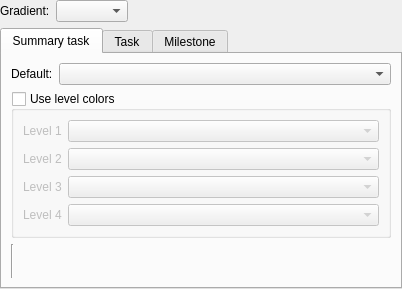
<?xml version="1.0" encoding="UTF-8"?>
<ui version="4.0">
 <class>KPlato::ColorsConfigPanel</class>
 <widget class="QWidget" name="KPlato::ColorsConfigPanel">
  <property name="geometry">
   <rect>
    <x>0</x>
    <y>0</y>
    <width>402</width>
    <height>289</height>
   </rect>
  </property>
  <property name="sizePolicy">
   <sizepolicy hsizetype="Minimum" vsizetype="Preferred">
    <horstretch>0</horstretch>
    <verstretch>0</verstretch>
   </sizepolicy>
  </property>
  <layout class="QVBoxLayout" name="verticalLayout">
   <property name="margin">
    <number>0</number>
   </property>
   <item>
    <layout class="QHBoxLayout" name="horizontalLayout">
     <item>
      <widget class="QLabel" name="label_9">
       <property name="text">
        <string>Gradient:</string>
       </property>
      </widget>
     </item>
     <item>
      <widget class="KComboBox" name="kcfg_ColorGradientType"/>
     </item>
     <item>
      <spacer name="horizontalSpacer">
       <property name="orientation">
        <enum>Qt::Horizontal</enum>
       </property>
       <property name="sizeHint" stdset="0">
        <size>
         <width>40</width>
         <height>20</height>
        </size>
       </property>
      </spacer>
     </item>
    </layout>
   </item>
   <item>
    <widget class="QTabWidget" name="ui_colors">
     <property name="currentIndex">
      <number>0</number>
     </property>
     <widget class="QWidget" name="tab">
      <attribute name="title">
       <string comment="@title:tab">Summary task</string>
      </attribute>
      <layout class="QGridLayout" name="gridLayout_4">
       <item row="0" column="0">
        <widget class="QLabel" name="label">
         <property name="sizePolicy">
          <sizepolicy hsizetype="Preferred" vsizetype="Preferred">
           <horstretch>0</horstretch>
           <verstretch>0</verstretch>
          </sizepolicy>
         </property>
         <property name="text">
          <string comment="@label:chooser">Default:</string>
         </property>
         <property name="buddy">
          <cstring>kcfg_SummaryTaskDefaultColor</cstring>
         </property>
        </widget>
       </item>
       <item row="0" column="1">
        <widget class="KColorCombo" name="kcfg_SummaryTaskDefaultColor">
         <property name="sizePolicy">
          <sizepolicy hsizetype="MinimumExpanding" vsizetype="Fixed">
           <horstretch>0</horstretch>
           <verstretch>0</verstretch>
          </sizepolicy>
         </property>
        </widget>
       </item>
       <item row="1" column="0" colspan="2">
        <widget class="QGroupBox" name="kcfg_SummaryTaskLevelColorsEnabled">
         <property name="title">
          <string comment="@title:group">Use level colors</string>
         </property>
         <property name="checkable">
          <bool>true</bool>
         </property>
         <property name="checked">
          <bool>false</bool>
         </property>
         <layout class="QGridLayout" name="gridLayout">
          <item row="0" column="0">
           <widget class="QLabel" name="label_3">
            <property name="sizePolicy">
             <sizepolicy hsizetype="Preferred" vsizetype="Preferred">
              <horstretch>0</horstretch>
              <verstretch>0</verstretch>
             </sizepolicy>
            </property>
            <property name="text">
             <string comment="@label:chooser">Level 1</string>
            </property>
            <property name="buddy">
             <cstring>kcfg_SummaryTaskDefaultColor</cstring>
            </property>
           </widget>
          </item>
          <item row="0" column="1">
           <widget class="KColorCombo" name="kcfg_SummaryTaskLevelColor_1">
            <property name="sizePolicy">
             <sizepolicy hsizetype="MinimumExpanding" vsizetype="Fixed">
              <horstretch>0</horstretch>
              <verstretch>0</verstretch>
             </sizepolicy>
            </property>
           </widget>
          </item>
          <item row="1" column="0">
           <widget class="QLabel" name="label_4">
            <property name="sizePolicy">
             <sizepolicy hsizetype="Preferred" vsizetype="Preferred">
              <horstretch>0</horstretch>
              <verstretch>0</verstretch>
             </sizepolicy>
            </property>
            <property name="text">
             <string comment="@label:chooser">Level 2</string>
            </property>
            <property name="buddy">
             <cstring>kcfg_SummaryTaskDefaultColor</cstring>
            </property>
           </widget>
          </item>
          <item row="1" column="1">
           <widget class="KColorCombo" name="kcfg_SummaryTaskLevelColor_2">
            <property name="sizePolicy">
             <sizepolicy hsizetype="MinimumExpanding" vsizetype="Fixed">
              <horstretch>0</horstretch>
              <verstretch>0</verstretch>
             </sizepolicy>
            </property>
           </widget>
          </item>
          <item row="2" column="0">
           <widget class="QLabel" name="label_5">
            <property name="sizePolicy">
             <sizepolicy hsizetype="Preferred" vsizetype="Preferred">
              <horstretch>0</horstretch>
              <verstretch>0</verstretch>
             </sizepolicy>
            </property>
            <property name="text">
             <string comment="@label:chooser">Level 3</string>
            </property>
            <property name="buddy">
             <cstring>kcfg_SummaryTaskDefaultColor</cstring>
            </property>
           </widget>
          </item>
          <item row="2" column="1">
           <widget class="KColorCombo" name="kcfg_SummaryTaskLevelColor_3">
            <property name="sizePolicy">
             <sizepolicy hsizetype="MinimumExpanding" vsizetype="Fixed">
              <horstretch>0</horstretch>
              <verstretch>0</verstretch>
             </sizepolicy>
            </property>
           </widget>
          </item>
          <item row="3" column="0">
           <widget class="QLabel" name="label_10">
            <property name="sizePolicy">
             <sizepolicy hsizetype="Preferred" vsizetype="Preferred">
              <horstretch>0</horstretch>
              <verstretch>0</verstretch>
             </sizepolicy>
            </property>
            <property name="text">
             <string comment="@label:chooser">Level 4</string>
            </property>
            <property name="buddy">
             <cstring>kcfg_SummaryTaskDefaultColor</cstring>
            </property>
           </widget>
          </item>
          <item row="3" column="1">
           <widget class="KColorCombo" name="kcfg_SummaryTaskLevelColor_4">
            <property name="sizePolicy">
             <sizepolicy hsizetype="MinimumExpanding" vsizetype="Fixed">
              <horstretch>0</horstretch>
              <verstretch>0</verstretch>
             </sizepolicy>
            </property>
           </widget>
          </item>
         </layout>
        </widget>
       </item>
       <item row="2" column="0">
        <widget class="Line" name="line_2">
         <property name="orientation">
          <enum>Qt::Vertical</enum>
         </property>
        </widget>
       </item>
      </layout>
     </widget>
     <widget class="QWidget" name="tab_2">
      <attribute name="title">
       <string comment="@title:tab">Task</string>
      </attribute>
      <layout class="QGridLayout" name="gridLayout_2">
       <item row="0" column="0">
        <widget class="QLabel" name="label_2">
         <property name="sizePolicy">
          <sizepolicy hsizetype="Preferred" vsizetype="Preferred">
           <horstretch>0</horstretch>
           <verstretch>0</verstretch>
          </sizepolicy>
         </property>
         <property name="text">
          <string comment="@label:chooser">Normal:</string>
         </property>
         <property name="buddy">
          <cstring>kcfg_TaskNormalColor</cstring>
         </property>
        </widget>
       </item>
       <item row="0" column="1">
        <widget class="KColorCombo" name="kcfg_TaskNormalColor">
         <property name="sizePolicy">
          <sizepolicy hsizetype="MinimumExpanding" vsizetype="Fixed">
           <horstretch>0</horstretch>
           <verstretch>0</verstretch>
          </sizepolicy>
         </property>
        </widget>
       </item>
       <item row="1" column="0">
        <widget class="QLabel" name="label_8">
         <property name="sizePolicy">
          <sizepolicy hsizetype="Preferred" vsizetype="Preferred">
           <horstretch>0</horstretch>
           <verstretch>0</verstretch>
          </sizepolicy>
         </property>
         <property name="text">
          <string comment="@label:chooser">Critical:</string>
         </property>
         <property name="buddy">
          <cstring>kcfg_TaskCriticalColor</cstring>
         </property>
        </widget>
       </item>
       <item row="1" column="1">
        <widget class="KColorCombo" name="kcfg_TaskCriticalColor">
         <property name="sizePolicy">
          <sizepolicy hsizetype="MinimumExpanding" vsizetype="Fixed">
           <horstretch>0</horstretch>
           <verstretch>0</verstretch>
          </sizepolicy>
         </property>
        </widget>
       </item>
       <item row="2" column="0">
        <widget class="QLabel" name="label_7">
         <property name="sizePolicy">
          <sizepolicy hsizetype="Preferred" vsizetype="Preferred">
           <horstretch>0</horstretch>
           <verstretch>0</verstretch>
          </sizepolicy>
         </property>
         <property name="text">
          <string comment="@label:chooser">Finished:</string>
         </property>
         <property name="buddy">
          <cstring>kcfg_TaskFinishedColor</cstring>
         </property>
        </widget>
       </item>
       <item row="2" column="1">
        <widget class="KColorCombo" name="kcfg_TaskFinishedColor">
         <property name="sizePolicy">
          <sizepolicy hsizetype="MinimumExpanding" vsizetype="Fixed">
           <horstretch>0</horstretch>
           <verstretch>0</verstretch>
          </sizepolicy>
         </property>
        </widget>
       </item>
       <item row="3" column="0">
        <widget class="QLabel" name="label_6">
         <property name="sizePolicy">
          <sizepolicy hsizetype="Preferred" vsizetype="Preferred">
           <horstretch>0</horstretch>
           <verstretch>0</verstretch>
          </sizepolicy>
         </property>
         <property name="text">
          <string comment="@label:chooser">Error:</string>
         </property>
         <property name="buddy">
          <cstring>kcfg_TaskErrorColor</cstring>
         </property>
        </widget>
       </item>
       <item row="3" column="1">
        <widget class="KColorCombo" name="kcfg_TaskErrorColor">
         <property name="sizePolicy">
          <sizepolicy hsizetype="MinimumExpanding" vsizetype="Fixed">
           <horstretch>0</horstretch>
           <verstretch>0</verstretch>
          </sizepolicy>
         </property>
        </widget>
       </item>
       <item row="4" column="1">
        <widget class="Line" name="line">
         <property name="orientation">
          <enum>Qt::Vertical</enum>
         </property>
        </widget>
       </item>
      </layout>
     </widget>
     <widget class="QWidget" name="tab_3">
      <attribute name="title">
       <string comment="@title:tab">Milestone</string>
      </attribute>
      <layout class="QGridLayout" name="gridLayout_3">
       <item row="0" column="0">
        <widget class="QLabel" name="label_12">
         <property name="sizePolicy">
          <sizepolicy hsizetype="Preferred" vsizetype="Preferred">
           <horstretch>0</horstretch>
           <verstretch>0</verstretch>
          </sizepolicy>
         </property>
         <property name="text">
          <string comment="@label:chooser">Normal:</string>
         </property>
         <property name="buddy">
          <cstring>kcfg_MilestoneNormalColor</cstring>
         </property>
        </widget>
       </item>
       <item row="0" column="1">
        <widget class="KColorCombo" name="kcfg_MilestoneNormalColor">
         <property name="sizePolicy">
          <sizepolicy hsizetype="MinimumExpanding" vsizetype="Fixed">
           <horstretch>0</horstretch>
           <verstretch>0</verstretch>
          </sizepolicy>
         </property>
        </widget>
       </item>
       <item row="1" column="0">
        <widget class="QLabel" name="label_14">
         <property name="sizePolicy">
          <sizepolicy hsizetype="Preferred" vsizetype="Preferred">
           <horstretch>0</horstretch>
           <verstretch>0</verstretch>
          </sizepolicy>
         </property>
         <property name="text">
          <string comment="@label:chooser">Critical:</string>
         </property>
         <property name="buddy">
          <cstring>kcfg_TaskCriticalColor</cstring>
         </property>
        </widget>
       </item>
       <item row="1" column="1">
        <widget class="KColorCombo" name="kcfg_MilestoneCriticalColor">
         <property name="sizePolicy">
          <sizepolicy hsizetype="MinimumExpanding" vsizetype="Fixed">
           <horstretch>0</horstretch>
           <verstretch>0</verstretch>
          </sizepolicy>
         </property>
        </widget>
       </item>
       <item row="2" column="0">
        <widget class="QLabel" name="label_13">
         <property name="sizePolicy">
          <sizepolicy hsizetype="Preferred" vsizetype="Preferred">
           <horstretch>0</horstretch>
           <verstretch>0</verstretch>
          </sizepolicy>
         </property>
         <property name="text">
          <string comment="@label:chooser">Finished:</string>
         </property>
         <property name="buddy">
          <cstring>kcfg_TaskFinishedColor</cstring>
         </property>
        </widget>
       </item>
       <item row="2" column="1">
        <widget class="KColorCombo" name="kcfg_MilestoneFinishedColor">
         <property name="sizePolicy">
          <sizepolicy hsizetype="MinimumExpanding" vsizetype="Fixed">
           <horstretch>0</horstretch>
           <verstretch>0</verstretch>
          </sizepolicy>
         </property>
        </widget>
       </item>
       <item row="3" column="0">
        <widget class="QLabel" name="label_11">
         <property name="sizePolicy">
          <sizepolicy hsizetype="Preferred" vsizetype="Preferred">
           <horstretch>0</horstretch>
           <verstretch>0</verstretch>
          </sizepolicy>
         </property>
         <property name="text">
          <string comment="@label:chooser">Error:</string>
         </property>
         <property name="buddy">
          <cstring>kcfg_TaskErrorColor</cstring>
         </property>
        </widget>
       </item>
       <item row="3" column="1">
        <widget class="KColorCombo" name="kcfg_MilestoneErrorColor">
         <property name="sizePolicy">
          <sizepolicy hsizetype="MinimumExpanding" vsizetype="Fixed">
           <horstretch>0</horstretch>
           <verstretch>0</verstretch>
          </sizepolicy>
         </property>
        </widget>
       </item>
       <item row="4" column="1">
        <widget class="Line" name="line_3">
         <property name="orientation">
          <enum>Qt::Vertical</enum>
         </property>
        </widget>
       </item>
      </layout>
     </widget>
    </widget>
   </item>
  </layout>
 </widget>
 <customwidgets>
  <customwidget>
   <class>KColorCombo</class>
   <extends>QComboBox</extends>
   <header>kcolorcombo.h</header>
  </customwidget>
  <customwidget>
   <class>KComboBox</class>
   <extends>QComboBox</extends>
   <header>kcombobox.h</header>
  </customwidget>
 </customwidgets>
 <resources/>
 <connections/>
</ui>
